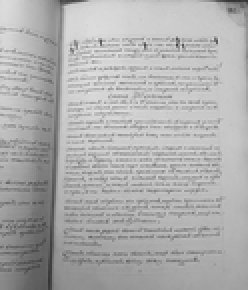
#> input picture book.png, 124 x 145 px, shrunk from 605 x 709 before the run, found by its file name (shown 2 times larger)
$ python lab2.py
#> lines starting #> are read from the running program, lines starting #| are printed output that depends on the picture; after the words box and inside, x2 and y2 are one past the last pixel; in counts of white or black regions, pixels touching at a corner belong together
import numpy as np
from PIL import Image

k = 0.2
R = 128.0
window_size = 5

def convert_to_grayscale(color_image: np.ndarray) -> np.ndarray:
    grayscale = np.dot(color_image[..., :3], [0.3, 0.59, 0.11])
    return grayscale.astype(np.uint8)

def compute_local_statistics(image: np.ndarray, i: int, j: int, window_size: int) -> (float, float, float):
    H, W = image.shape
    half_win = window_size // 2
    window = []

    for di in range(-half_win, half_win + 1):
        for dj in range(-half_win, half_win + 1):
            ni = min(max(i + di, 0), H - 1)
            nj = min(max(j + dj, 0), W - 1)
            window.append(image[ni, nj])

    window = np.array(window, dtype=np.float32)
    mean = np.mean(window)
    std = np.std(window)
    max_val = np.max(window)

    return mean, std, max_val

def adaptive_binarization(gray_array, window_size, k, R):
    H, W = gray_array.shape

    binary_arr = np.zeros((H, W), dtype=np.uint8)

    for i in range(H):
        for j in range(W):
            m, s, local_max = compute_local_statistics(gray_array, i, j, window_size)
            m_max = (local_max + m) / 2.0
            T = m_max * (1 - k * (1 - s / R))

            if gray_array[i, j] >= T:
                binary_arr[i, j] = 255
            else:
                binary_arr[i, j] = 0

    return binary_arr

def main():
    count = 0
    for i in ['book.png', 'fingers.png', 'cat_2.png']:
        count += 1

        color_img = Image.open(i).convert('RGB')
        color_array = np.array(color_img)

        grayscale = convert_to_grayscale(color_array)
        grayscale_img = Image.fromarray(grayscale)
        a = 'grayscale' + '_' + str(count) + '.bmp'
        grayscale_img.save(a)

        binary = adaptive_binarization(grayscale, window_size, k, R)
#> after the loop in adaptive_binarization, `for i in range(H):`:
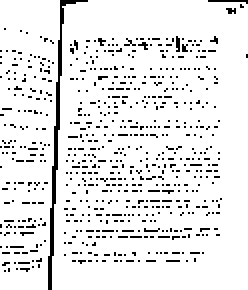
#> binary_arr: shape (145, 124) (shown 2 times larger); 91.3% white; black in thin lines or dots
        binary_img = Image.fromarray(binary)
        b = 'binary' + '_' + str(count) + '.bmp'
        binary_img.save(b)
#> pass 2 of the loop in main, `for i in ['book.png', 'fingers.png', 'cat_2.png']:`:
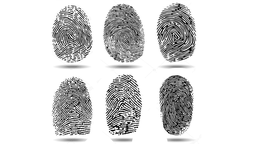
#> input picture fingers.png, 256 x 144 px, shrunk from 1251 x 705 before the run, found by its file name
#> color_img: PIL image 256x144 RGB
#> grayscale: shape (144, 256) float64
#> after the loop in adaptive_binarization (call 2), `for i in range(H):`:
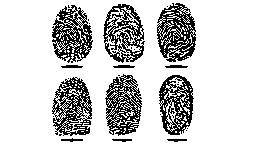
#> binary_arr: shape (144, 256); 79.5% white; black in thin lines or dots, all inside (x1, y1, x2, y2) = (52, 3, 196, 142)

    with open('2_lab_.md', 'w', encoding='utf-8') as f:
        f.write('# Лабораторная работа Nº2: Обесцвечивание и бинаризация растровых изображений\n\n')

        f.write('## Исходные изображения: \n\n')

        f.write('![](book.png)\n\n')
        f.write('![](fingers.png)\n\n')
        f.write('![](cat_2.png)\n\n')

        f.write('## Этап 1: Приведение полноцветного изображения к полутоновому\n')

        f.write('![Полутоновое изображение](grayscale_1.bmp)\n\n')
        f.write('![Полутоновое изображение](grayscale_2.bmp)\n\n')
        f.write('![Полутоновое изображение](grayscale_3.bmp)\n\n')
        f.write('  \n')
        f.write('Формула вычисления яркости каждого пикселя:\n')
        f.write('  Y = 0.3 · R + 0.59 · G + 0.11 · B\n\n')

        f.write('## Этап 2: Приведение полутонового изображения к монохромному методом пороговой обработки\n')
        f.write('- **Метод:** Адаптивная бинаризация WAN\n')
        f.write('- **Размер окна:** 5×5\n')

        f.write('- Порог вычисляется по формуле:\n')
        f.write('T = m_max * (1 - k * (1 - s/R))\n')
        f.write('m_max = (max + m) / 2\n')

        f.write('![Бинарное изображение](binary_1.bmp)\n')
        f.write('![Бинарное изображение](binary_2.bmp)\n')
        f.write('![Бинарное изображение](binary_3.bmp)\n')


    print('Лабораторная работа выполнена.')

if __name__ == '__main__':
#> (the run stopped early here; a loop or call above may not have finished)
